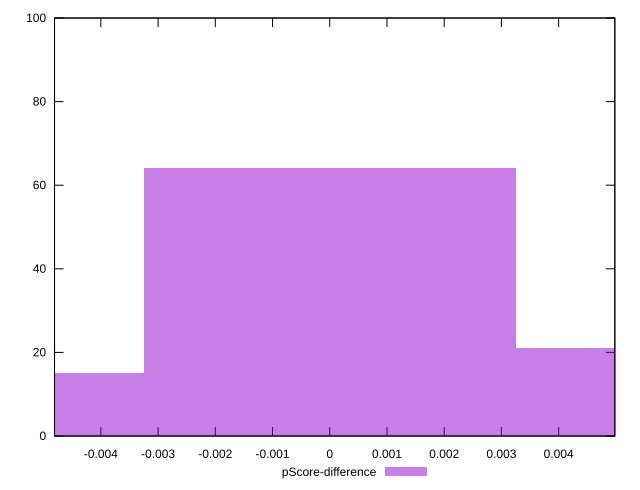

The gnuplot source for this figure:
reset

$pScoreDifference <<EOF
0 64
-0.0065005846967065815 15
0.0065005846967065815 21
EOF

set key outside below
set boxwidth 0.0065005846967065815
set xrange [-0.004809308348719288:0.004981820363072487]
set yrange [0:100]
set trange [0:100]
set style fill transparent solid 0.5 noborder
set terminal svg size 640, 490 enhanced background rgb 'white'
set output "reprap/bootup-time/samples/pages+cached+noexternal+nomedia/pScore-difference/histogram.svg"

plot $pScoreDifference title "pScore-difference" with boxes

reset
